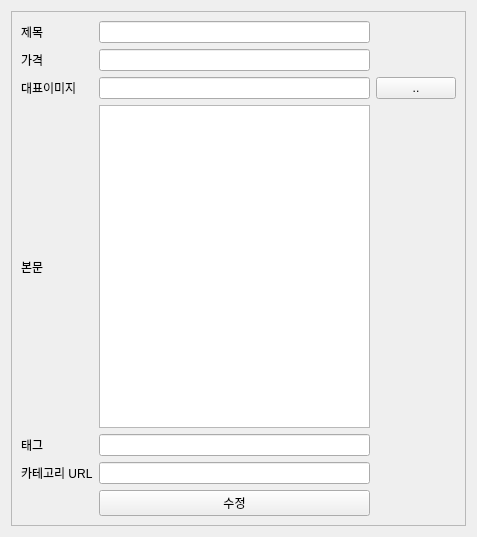
<?xml version="1.0" encoding="UTF-8"?>
<ui version="4.0">
 <class>Form</class>
 <widget class="QWidget" name="Form">
  <property name="geometry">
   <rect>
    <x>0</x>
    <y>0</y>
    <width>477</width>
    <height>537</height>
   </rect>
  </property>
  <property name="windowTitle">
   <string>Form</string>
  </property>
  <layout class="QGridLayout" name="gridLayout">
   <item row="0" column="0">
    <widget class="QScrollArea" name="scrollArea">
     <property name="widgetResizable">
      <bool>true</bool>
     </property>
     <widget class="QWidget" name="scrollAreaWidgetContents">
      <property name="geometry">
       <rect>
        <x>0</x>
        <y>0</y>
        <width>457</width>
        <height>517</height>
       </rect>
      </property>
      <layout class="QGridLayout" name="gridLayout_2">
       <item row="0" column="0">
        <layout class="QGridLayout" name="gridLayout_3">
         <item row="3" column="0">
          <widget class="QLabel" name="label_2">
           <property name="text">
            <string>본문</string>
           </property>
          </widget>
         </item>
         <item row="4" column="0">
          <widget class="QLabel" name="label_5">
           <property name="text">
            <string>태그</string>
           </property>
          </widget>
         </item>
         <item row="3" column="1">
          <widget class="QTextEdit" name="textEdit"/>
         </item>
         <item row="4" column="1">
          <widget class="QLineEdit" name="lineEdit"/>
         </item>
         <item row="5" column="0">
          <widget class="QLabel" name="label">
           <property name="text">
            <string>카테고리 URL</string>
           </property>
          </widget>
         </item>
         <item row="0" column="1">
          <widget class="QLineEdit" name="lineEdit_2"/>
         </item>
         <item row="2" column="1">
          <widget class="QLineEdit" name="lineEdit_5"/>
         </item>
         <item row="5" column="1">
          <widget class="QLineEdit" name="lineEdit_4"/>
         </item>
         <item row="6" column="1">
          <widget class="QPushButton" name="pushButton">
           <property name="text">
            <string>수정</string>
           </property>
          </widget>
         </item>
         <item row="2" column="0">
          <widget class="QLabel" name="label_6">
           <property name="text">
            <string>대표이미지</string>
           </property>
          </widget>
         </item>
         <item row="0" column="0">
          <widget class="QLabel" name="label_4">
           <property name="text">
            <string>제목</string>
           </property>
          </widget>
         </item>
         <item row="1" column="1">
          <widget class="QLineEdit" name="lineEdit_3"/>
         </item>
         <item row="1" column="0">
          <widget class="QLabel" name="label_3">
           <property name="text">
            <string>가격</string>
           </property>
          </widget>
         </item>
         <item row="2" column="2">
          <widget class="QPushButton" name="pushButton_2">
           <property name="text">
            <string>..</string>
           </property>
          </widget>
         </item>
        </layout>
       </item>
      </layout>
     </widget>
    </widget>
   </item>
  </layout>
 </widget>
 <resources/>
 <connections/>
</ui>
